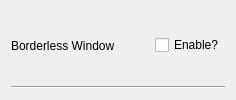
            <widget class="QWidget" name="widget_29" native="true">
             <property name="sizePolicy">
              <sizepolicy hsizetype="Preferred" vsizetype="Maximum">
               <horstretch>0</horstretch>
               <verstretch>0</verstretch>
              </sizepolicy>
             </property>
             <property name="toolTip">
              <string>&lt;html&gt;&lt;head/&gt;&lt;body&gt;&lt;p&gt;Should the game window have borders when not in fullscreen?</string>
             </property>
             <layout class="QVBoxLayout" name="verticalLayout_23">
              <item>
               <widget class="QWidget" name="widget_31" native="true">
                <property name="sizePolicy">
                 <sizepolicy hsizetype="Preferred" vsizetype="Minimum">
                  <horstretch>0</horstretch>
                  <verstretch>0</verstretch>
                 </sizepolicy>
                </property>
                <layout class="QHBoxLayout" name="horizontalLayout_23" stretch="0,0,0">
                 <property name="spacing">
                  <number>0</number>
                 </property>
                 <property name="leftMargin">
                  <number>0</number>
                 </property>
                 <property name="topMargin">
                  <number>0</number>
                 </property>
                 <property name="rightMargin">
                  <number>0</number>
                 </property>
                 <property name="bottomMargin">
                  <number>0</number>
                 </property>
                 <item>
                  <widget class="QLabel" name="label_21">
                   <property name="text">
                    <string>Borderless Window</string>
                   </property>
                  </widget>
                 </item>
                 <item>
                  <spacer name="horizontalSpacer_21">
                   <property name="orientation">
                    <enum>Qt::Orientation::Horizontal</enum>
                   </property>
                   <property name="sizeHint" stdset="0">
                    <size>
                     <width>40</width>
                     <height>20</height>
                    </size>
                   </property>
                  </spacer>
                 </item>
                 <item>
                  <widget class="QCheckBox" name="checkBox_borderless">
                   <property name="text">
                    <string>Enable?</string>
                   </property>
                   <property name="tristate">
                    <bool>false</bool>
                   </property>
                  </widget>
                 </item>
                </layout>
               </widget>
              </item>
              <item>
               <widget class="Line" name="line_22">
                <property name="orientation">
                 <enum>Qt::Orientation::Horizontal</enum>
                </property>
               </widget>
              </item>
             </layout>
            </widget>
